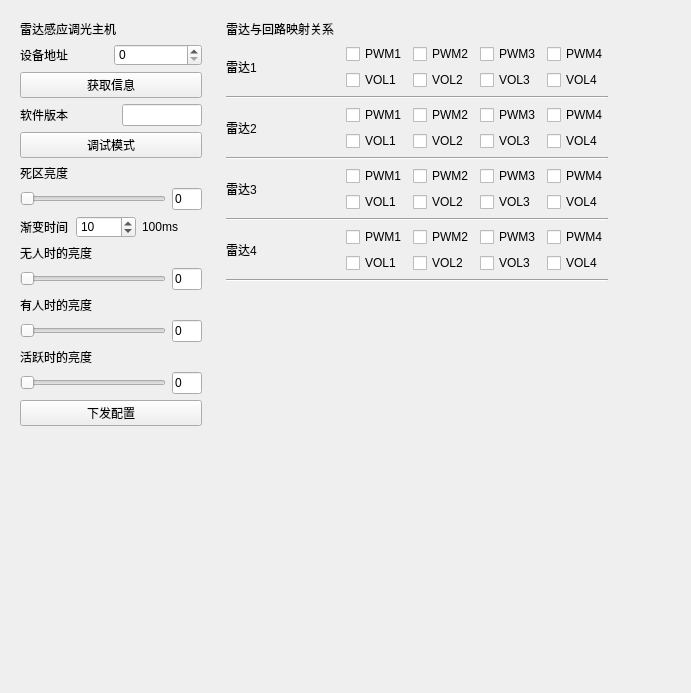
     <widget class="QWidget" name="page_auto_light">
      <property name="autoFillBackground">
       <bool>true</bool>
      </property>
      <layout class="QGridLayout" name="gridLayout_20">
       <item row="0" column="0" rowspan="2">
        <widget class="QWidget" name="auto_light_widget" native="true">
         <property name="minimumSize">
          <size>
           <width>200</width>
           <height>500</height>
          </size>
         </property>
         <property name="maximumSize">
          <size>
           <width>200</width>
           <height>500</height>
          </size>
         </property>
         <property name="autoFillBackground">
          <bool>false</bool>
         </property>
         <layout class="QGridLayout" name="gridLayout_38">
          <item row="0" column="0">
           <widget class="QLabel" name="label_12">
            <property name="text">
             <string>雷达感应调光主机</string>
            </property>
           </widget>
          </item>
          <item row="1" column="0">
           <layout class="QGridLayout" name="Layout_auto_addr">
            <item row="0" column="0">
             <widget class="QLabel" name="label_13">
              <property name="minimumSize">
               <size>
                <width>0</width>
                <height>0</height>
               </size>
              </property>
              <property name="maximumSize">
               <size>
                <width>16777215</width>
                <height>16777215</height>
               </size>
              </property>
              <property name="text">
               <string>设备地址</string>
              </property>
             </widget>
            </item>
            <item row="0" column="1">
             <widget class="QSpinBox" name="auto_addr">
              <property name="maximumSize">
               <size>
                <width>16777215</width>
                <height>22</height>
               </size>
              </property>
              <property name="maximum">
               <number>7</number>
              </property>
             </widget>
            </item>
           </layout>
          </item>
          <item row="2" column="0">
           <widget class="QPushButton" name="auto_get_cfg">
            <property name="text">
             <string>获取信息</string>
            </property>
           </widget>
          </item>
          <item row="3" column="0">
           <layout class="QGridLayout" name="Layout_auto_ver">
            <item row="0" column="0">
             <widget class="QLabel" name="label_14">
              <property name="minimumSize">
               <size>
                <width>50</width>
                <height>0</height>
               </size>
              </property>
              <property name="maximumSize">
               <size>
                <width>16777215</width>
                <height>16777215</height>
               </size>
              </property>
              <property name="text">
               <string>软件版本</string>
              </property>
             </widget>
            </item>
            <item row="0" column="1">
             <widget class="QLineEdit" name="auto_ver">
              <property name="maximumSize">
               <size>
                <width>80</width>
                <height>16777215</height>
               </size>
              </property>
             </widget>
            </item>
           </layout>
          </item>
          <item row="4" column="0">
           <widget class="QPushButton" name="auto_debug">
            <property name="text">
             <string>调试模式</string>
            </property>
            <property name="checkable">
             <bool>true</bool>
            </property>
           </widget>
          </item>
          <item row="5" column="0">
           <layout class="QGridLayout" name="gridLayout_12">
            <item row="0" column="0">
             <widget class="QLabel" name="label_15">
              <property name="layoutDirection">
               <enum>Qt::LayoutDirection::LeftToRight</enum>
              </property>
              <property name="text">
               <string>死区亮度</string>
              </property>
              <property name="alignment">
               <set>Qt::AlignmentFlag::AlignLeading|Qt::AlignmentFlag::AlignLeft|Qt::AlignmentFlag::AlignTop</set>
              </property>
              <property name="wordWrap">
               <bool>true</bool>
              </property>
             </widget>
            </item>
            <item row="1" column="0">
             <widget class="QSlider" name="QSlider_auto_death">
              <property name="maximum">
               <number>100</number>
              </property>
              <property name="orientation">
               <enum>Qt::Orientation::Horizontal</enum>
              </property>
             </widget>
            </item>
            <item row="1" column="1">
             <widget class="QLineEdit" name="auto_death">
              <property name="maximumSize">
               <size>
                <width>30</width>
                <height>16777215</height>
               </size>
              </property>
              <property name="text">
               <string>0</string>
              </property>
             </widget>
            </item>
           </layout>
          </item>
          <item row="6" column="0">
           <layout class="QGridLayout" name="Layout_auto_grid">
            <item row="0" column="1">
             <widget class="QSpinBox" name="auto_grad">
              <property name="maximumSize">
               <size>
                <width>16777215</width>
                <height>22</height>
               </size>
              </property>
              <property name="maximum">
               <number>100</number>
              </property>
              <property name="value">
               <number>10</number>
              </property>
             </widget>
            </item>
            <item row="0" column="2">
             <widget class="QLabel" name="label_17">
              <property name="text">
               <string>100ms</string>
              </property>
             </widget>
            </item>
            <item row="0" column="0">
             <widget class="QLabel" name="label_16">
              <property name="minimumSize">
               <size>
                <width>50</width>
                <height>0</height>
               </size>
              </property>
              <property name="maximumSize">
               <size>
                <width>50</width>
                <height>16777215</height>
               </size>
              </property>
              <property name="text">
               <string>渐变时间</string>
              </property>
             </widget>
            </item>
           </layout>
          </item>
          <item row="7" column="0">
           <layout class="QGridLayout" name="gridLayout_6">
            <item row="0" column="0" colspan="2">
             <widget class="QLabel" name="label_24">
              <property name="layoutDirection">
               <enum>Qt::LayoutDirection::LeftToRight</enum>
              </property>
              <property name="text">
               <string>无人时的亮度</string>
              </property>
              <property name="alignment">
               <set>Qt::AlignmentFlag::AlignLeading|Qt::AlignmentFlag::AlignLeft|Qt::AlignmentFlag::AlignTop</set>
              </property>
              <property name="wordWrap">
               <bool>true</bool>
              </property>
             </widget>
            </item>
            <item row="1" column="0">
             <widget class="QSlider" name="QSlider_auto_no_one">
              <property name="maximum">
               <number>100</number>
              </property>
              <property name="orientation">
               <enum>Qt::Orientation::Horizontal</enum>
              </property>
             </widget>
            </item>
            <item row="1" column="1">
             <widget class="QLineEdit" name="auto_no_one">
              <property name="maximumSize">
               <size>
                <width>30</width>
                <height>16777215</height>
               </size>
              </property>
              <property name="text">
               <string>0</string>
              </property>
             </widget>
            </item>
           </layout>
          </item>
          <item row="8" column="0">
           <layout class="QGridLayout" name="gridLayout_15">
            <item row="0" column="0" colspan="2">
             <widget class="QLabel" name="label_25">
              <property name="layoutDirection">
               <enum>Qt::LayoutDirection::LeftToRight</enum>
              </property>
              <property name="text">
               <string>有人时的亮度</string>
              </property>
              <property name="alignment">
               <set>Qt::AlignmentFlag::AlignLeading|Qt::AlignmentFlag::AlignLeft|Qt::AlignmentFlag::AlignTop</set>
              </property>
              <property name="wordWrap">
               <bool>true</bool>
              </property>
             </widget>
            </item>
            <item row="1" column="0">
             <widget class="QSlider" name="QSlider_auto_some_one">
              <property name="maximum">
               <number>100</number>
              </property>
              <property name="orientation">
               <enum>Qt::Orientation::Horizontal</enum>
              </property>
             </widget>
            </item>
            <item row="1" column="1">
             <widget class="QLineEdit" name="auto_some_one">
              <property name="maximumSize">
               <size>
                <width>30</width>
                <height>16777215</height>
               </size>
              </property>
              <property name="text">
               <string>0</string>
              </property>
             </widget>
            </item>
           </layout>
          </item>
          <item row="9" column="0">
           <layout class="QGridLayout" name="gridLayout_19">
            <item row="1" column="1">
             <widget class="QLineEdit" name="auto_active">
              <property name="maximumSize">
               <size>
                <width>30</width>
                <height>16777215</height>
               </size>
              </property>
              <property name="text">
               <string>0</string>
              </property>
             </widget>
            </item>
            <item row="1" column="0">
             <widget class="QSlider" name="QSlider_auto_active">
              <property name="maximum">
               <number>100</number>
              </property>
              <property name="orientation">
               <enum>Qt::Orientation::Horizontal</enum>
              </property>
             </widget>
            </item>
            <item row="0" column="0" colspan="2">
             <widget class="QLabel" name="label_26">
              <property name="layoutDirection">
               <enum>Qt::LayoutDirection::LeftToRight</enum>
              </property>
              <property name="text">
               <string>活跃时的亮度</string>
              </property>
              <property name="alignment">
               <set>Qt::AlignmentFlag::AlignLeading|Qt::AlignmentFlag::AlignLeft|Qt::AlignmentFlag::AlignTop</set>
              </property>
              <property name="wordWrap">
               <bool>true</bool>
              </property>
             </widget>
            </item>
           </layout>
          </item>
          <item row="10" column="0">
           <widget class="QPushButton" name="auto_set_cfg">
            <property name="text">
             <string>下发配置</string>
            </property>
           </widget>
          </item>
          <item row="11" column="0">
           <spacer name="verticalSpacer_6">
            <property name="orientation">
             <enum>Qt::Orientation::Vertical</enum>
            </property>
            <property name="sizeHint" stdset="0">
             <size>
              <width>20</width>
              <height>80</height>
             </size>
            </property>
           </spacer>
          </item>
         </layout>
        </widget>
       </item>
       <item row="0" column="1">
        <widget class="QWidget" name="widget" native="true">
         <property name="minimumSize">
          <size>
           <width>400</width>
           <height>400</height>
          </size>
         </property>
         <property name="maximumSize">
          <size>
           <width>400</width>
           <height>400</height>
          </size>
         </property>
         <layout class="QGridLayout" name="gridLayout_37">
          <item row="0" column="0">
           <widget class="QLabel" name="label_35">
            <property name="text">
             <string>雷达与回路映射关系</string>
            </property>
           </widget>
          </item>
          <item row="1" column="0" colspan="2">
           <layout class="QGridLayout" name="gridLayout_33">
            <item row="0" column="0">
             <widget class="QLabel" name="label_36">
              <property name="text">
               <string>雷达1</string>
              </property>
             </widget>
            </item>
            <item row="0" column="1">
             <layout class="QGridLayout" name="gridLayout_29">
              <item row="0" column="0">
               <layout class="QVBoxLayout" name="verticalLayout">
                <item>
                 <widget class="QCheckBox" name="ladar_1_pwm1">
                  <property name="text">
                   <string>PWM1</string>
                  </property>
                 </widget>
                </item>
                <item>
                 <widget class="QCheckBox" name="ladar_1_vol1">
                  <property name="text">
                   <string>VOL1</string>
                  </property>
                 </widget>
                </item>
               </layout>
              </item>
              <item row="0" column="1">
               <layout class="QVBoxLayout" name="verticalLayout_2">
                <item>
                 <widget class="QCheckBox" name="ladar_1_pwm2">
                  <property name="text">
                   <string>PWM2</string>
                  </property>
                 </widget>
                </item>
                <item>
                 <widget class="QCheckBox" name="ladar_1_vol2">
                  <property name="text">
                   <string>VOL2</string>
                  </property>
                 </widget>
                </item>
               </layout>
              </item>
              <item row="0" column="2">
               <layout class="QVBoxLayout" name="verticalLayout_3">
                <item>
                 <widget class="QCheckBox" name="ladar_1_pwm3">
                  <property name="text">
                   <string>PWM3</string>
                  </property>
                 </widget>
                </item>
                <item>
                 <widget class="QCheckBox" name="ladar_1_vol3">
                  <property name="text">
                   <string>VOL3</string>
                  </property>
                 </widget>
                </item>
               </layout>
              </item>
              <item row="0" column="3">
               <layout class="QVBoxLayout" name="verticalLayout_4">
                <item>
                 <widget class="QCheckBox" name="ladar_1_pwm4">
                  <property name="text">
                   <string>PWM4</string>
                  </property>
                 </widget>
                </item>
                <item>
                 <widget class="QCheckBox" name="ladar_1_vol4">
                  <property name="text">
                   <string>VOL4</string>
                  </property>
                 </widget>
                </item>
               </layout>
              </item>
             </layout>
            </item>
            <item row="1" column="0" colspan="2">
             <widget class="Line" name="line_2">
              <property name="orientation">
               <enum>Qt::Orientation::Horizontal</enum>
              </property>
             </widget>
            </item>
           </layout>
          </item>
          <item row="2" column="0" colspan="2">
           <layout class="QGridLayout" name="gridLayout_36">
            <item row="0" column="0">
             <widget class="QLabel" name="label_37">
              <property name="text">
               <string>雷达2</string>
              </property>
             </widget>
            </item>
            <item row="0" column="1">
             <layout class="QGridLayout" name="gridLayout_30">
              <item row="0" column="0">
               <layout class="QVBoxLayout" name="verticalLayout_5">
                <item>
                 <widget class="QCheckBox" name="ladar_2_pwm1">
                  <property name="text">
                   <string>PWM1</string>
                  </property>
                 </widget>
                </item>
                <item>
                 <widget class="QCheckBox" name="ladar_2_vol1">
                  <property name="text">
                   <string>VOL1</string>
                  </property>
                 </widget>
                </item>
               </layout>
              </item>
              <item row="0" column="1">
               <layout class="QVBoxLayout" name="verticalLayout_6">
                <item>
                 <widget class="QCheckBox" name="ladar_2_pwm2">
                  <property name="text">
                   <string>PWM2</string>
                  </property>
                 </widget>
                </item>
                <item>
                 <widget class="QCheckBox" name="ladar_2_vol2">
                  <property name="text">
                   <string>VOL2</string>
                  </property>
                 </widget>
                </item>
               </layout>
              </item>
              <item row="0" column="2">
               <layout class="QVBoxLayout" name="verticalLayout_7">
                <item>
                 <widget class="QCheckBox" name="ladar_2_pwm3">
                  <property name="text">
                   <string>PWM3</string>
                  </property>
                 </widget>
                </item>
                <item>
                 <widget class="QCheckBox" name="ladar_2_vol3">
                  <property name="text">
                   <string>VOL3</string>
                  </property>
                 </widget>
                </item>
               </layout>
              </item>
              <item row="0" column="3">
               <layout class="QVBoxLayout" name="verticalLayout_8">
                <item>
                 <widget class="QCheckBox" name="ladar_2_pwm4">
                  <property name="text">
                   <string>PWM4</string>
                  </property>
                 </widget>
                </item>
                <item>
                 <widget class="QCheckBox" name="ladar_2_vol4">
                  <property name="text">
                   <string>VOL4</string>
                  </property>
                 </widget>
                </item>
               </layout>
              </item>
             </layout>
            </item>
            <item row="1" column="0" colspan="2">
             <widget class="Line" name="line_4">
              <property name="orientation">
               <enum>Qt::Orientation::Horizontal</enum>
              </property>
             </widget>
            </item>
           </layout>
          </item>
          <item row="3" column="0" colspan="2">
           <layout class="QGridLayout" name="gridLayout_35">
            <item row="0" column="0">
             <widget class="QLabel" name="label_38">
              <property name="text">
               <string>雷达3</string>
              </property>
             </widget>
            </item>
            <item row="0" column="1">
             <layout class="QGridLayout" name="gridLayout_31">
              <item row="0" column="0">
               <layout class="QVBoxLayout" name="verticalLayout_9">
                <item>
                 <widget class="QCheckBox" name="ladar_3_pwm1">
                  <property name="text">
                   <string>PWM1</string>
                  </property>
                 </widget>
                </item>
                <item>
                 <widget class="QCheckBox" name="ladar_3_vol1">
                  <property name="text">
                   <string>VOL1</string>
                  </property>
                 </widget>
                </item>
               </layout>
              </item>
              <item row="0" column="1">
               <layout class="QVBoxLayout" name="verticalLayout_10">
                <item>
                 <widget class="QCheckBox" name="ladar_3_pwm2">
                  <property name="text">
                   <string>PWM2</string>
                  </property>
                 </widget>
                </item>
                <item>
                 <widget class="QCheckBox" name="ladar_3_vol2">
                  <property name="text">
                   <string>VOL2</string>
                  </property>
                 </widget>
                </item>
               </layout>
              </item>
              <item row="0" column="2">
               <layout class="QVBoxLayout" name="verticalLayout_11">
                <item>
                 <widget class="QCheckBox" name="ladar_3_pwm3">
                  <property name="text">
                   <string>PWM3</string>
                  </property>
                 </widget>
                </item>
                <item>
                 <widget class="QCheckBox" name="ladar_3_vol3">
                  <property name="text">
                   <string>VOL3</string>
                  </property>
                 </widget>
                </item>
               </layout>
              </item>
              <item row="0" column="3">
               <layout class="QVBoxLayout" name="verticalLayout_12">
                <item>
                 <widget class="QCheckBox" name="ladar_3_pwm4">
                  <property name="text">
                   <string>PWM4</string>
                  </property>
                 </widget>
                </item>
                <item>
                 <widget class="QCheckBox" name="ladar_3_vol4">
                  <property name="text">
                   <string>VOL4</string>
                  </property>
                 </widget>
                </item>
               </layout>
              </item>
             </layout>
            </item>
            <item row="1" column="0" colspan="2">
             <widget class="Line" name="line_5">
              <property name="orientation">
               <enum>Qt::Orientation::Horizontal</enum>
              </property>
             </widget>
            </item>
           </layout>
          </item>
          <item row="4" column="0" colspan="2">
           <layout class="QGridLayout" name="gridLayout_34">
            <item row="0" column="0">
             <widget class="QLabel" name="label_39">
              <property name="text">
               <string>雷达4</string>
              </property>
             </widget>
            </item>
            <item row="0" column="1">
             <layout class="QGridLayout" name="gridLayout_32">
              <item row="0" column="0">
               <layout class="QVBoxLayout" name="verticalLayout_13">
                <item>
                 <widget class="QCheckBox" name="ladar_4_pwm1">
                  <property name="text">
                   <string>PWM1</string>
                  </property>
                 </widget>
                </item>
                <item>
                 <widget class="QCheckBox" name="ladar_4_vol1">
                  <property name="text">
                   <string>VOL1</string>
                  </property>
                 </widget>
                </item>
               </layout>
              </item>
              <item row="0" column="1">
               <layout class="QVBoxLayout" name="verticalLayout_14">
                <item>
                 <widget class="QCheckBox" name="ladar_4_pwm2">
                  <property name="text">
                   <string>PWM2</string>
                  </property>
                 </widget>
                </item>
                <item>
                 <widget class="QCheckBox" name="ladar_4_vol2">
                  <property name="text">
                   <string>VOL2</string>
                  </property>
                 </widget>
                </item>
               </layout>
              </item>
              <item row="0" column="2">
               <layout class="QVBoxLayout" name="verticalLayout_15">
                <item>
                 <widget class="QCheckBox" name="ladar_4_pwm3">
                  <property name="text">
                   <string>PWM3</string>
                  </property>
                 </widget>
                </item>
                <item>
                 <widget class="QCheckBox" name="ladar_4_vol3">
                  <property name="text">
                   <string>VOL3</string>
                  </property>
                 </widget>
                </item>
               </layout>
              </item>
              <item row="0" column="3">
               <layout class="QVBoxLayout" name="verticalLayout_16">
                <item>
                 <widget class="QCheckBox" name="ladar_4_pwm4">
                  <property name="text">
                   <string>PWM4</string>
                  </property>
                 </widget>
                </item>
                <item>
                 <widget class="QCheckBox" name="ladar_4_vol4">
                  <property name="text">
                   <string>VOL4</string>
                  </property>
                 </widget>
                </item>
               </layout>
              </item>
             </layout>
            </item>
            <item row="1" column="0" colspan="2">
             <widget class="Line" name="line_6">
              <property name="orientation">
               <enum>Qt::Orientation::Horizontal</enum>
              </property>
             </widget>
            </item>
           </layout>
          </item>
          <item row="5" column="1">
           <spacer name="verticalSpacer_10">
            <property name="orientation">
             <enum>Qt::Orientation::Vertical</enum>
            </property>
            <property name="sizeHint" stdset="0">
             <size>
              <width>20</width>
              <height>89</height>
             </size>
            </property>
           </spacer>
          </item>
         </layout>
        </widget>
       </item>
       <item row="0" column="2">
        <spacer name="horizontalSpacer_3">
         <property name="orientation">
          <enum>Qt::Orientation::Horizontal</enum>
         </property>
         <property name="sizeHint" stdset="0">
          <size>
           <width>63</width>
           <height>20</height>
          </size>
         </property>
        </spacer>
       </item>
       <item row="1" column="1" rowspan="2">
        <spacer name="verticalSpacer_2">
         <property name="orientation">
          <enum>Qt::Orientation::Vertical</enum>
         </property>
         <property name="sizeHint" stdset="0">
          <size>
           <width>20</width>
           <height>265</height>
          </size>
         </property>
        </spacer>
       </item>
       <item row="2" column="0">
        <spacer name="verticalSpacer_11">
         <property name="orientation">
          <enum>Qt::Orientation::Vertical</enum>
         </property>
         <property name="sizeHint" stdset="0">
          <size>
           <width>20</width>
           <height>165</height>
          </size>
         </property>
        </spacer>
       </item>
      </layout>
     </widget>
